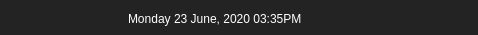
        <widget class="QFrame" name="titleBar">
         <property name="maximumSize">
          <size>
           <width>16777215</width>
           <height>35</height>
          </size>
         </property>
         <property name="styleSheet">
          <string notr="true">background-color: rgb(35, 35, 35);</string>
         </property>
         <property name="frameShape">
          <enum>QFrame::NoFrame</enum>
         </property>
         <property name="frameShadow">
          <enum>QFrame::Plain</enum>
         </property>
         <layout class="QHBoxLayout" name="horizontalLayout_3">
          <property name="spacing">
           <number>80</number>
          </property>
          <property name="leftMargin">
           <number>3</number>
          </property>
          <property name="topMargin">
           <number>3</number>
          </property>
          <property name="rightMargin">
           <number>20</number>
          </property>
          <property name="bottomMargin">
           <number>0</number>
          </property>
          <item>
           <widget class="QFrame" name="toggleMenuBtn">
            <property name="maximumSize">
             <size>
              <width>50</width>
              <height>40</height>
             </size>
            </property>
            <property name="frameShape">
             <enum>QFrame::NoFrame</enum>
            </property>
            <property name="frameShadow">
             <enum>QFrame::Plain</enum>
            </property>
            <layout class="QHBoxLayout" name="horizontalLayout_32">
             <property name="spacing">
              <number>0</number>
             </property>
             <property name="leftMargin">
              <number>0</number>
             </property>
             <property name="topMargin">
              <number>0</number>
             </property>
             <property name="rightMargin">
              <number>0</number>
             </property>
             <property name="bottomMargin">
              <number>0</number>
             </property>
             <item>
              <widget class="QPushButton" name="toggleButton">
               <property name="minimumSize">
                <size>
                 <width>45</width>
                 <height>30</height>
                </size>
               </property>
               <property name="maximumSize">
                <size>
                 <width>37</width>
                 <height>45</height>
                </size>
               </property>
               <property name="styleSheet">
                <string notr="true">QPushButton{
border-radius: 8px;
}
QPushButton:hover{
	border-bottom: 1px solid rgb(35, 35, 35)
}
QPushButton:pressed{
	background-color: qlineargradient(spread:pad, x1:0.392, y1:0.170364, x2:0.51, y2:0.95, stop:0.00627353 rgba(178, 138, 236, 255), stop:0.984012 rgba(98, 114, 164, 255));
}</string>
               </property>
               <property name="text">
                <string/>
               </property>
               <property name="icon">
                <iconset resource="files.qrc">
                 <normaloff>:/20x20/icons/20x20/cil-menu.png</normaloff>:/20x20/icons/20x20/cil-menu.png</iconset>
               </property>
               <property name="iconSize">
                <size>
                 <width>24</width>
                 <height>24</height>
                </size>
               </property>
              </widget>
             </item>
            </layout>
           </widget>
          </item>
          <item alignment="Qt::AlignRight">
           <widget class="QFrame" name="topMenu">
            <property name="minimumSize">
             <size>
              <width>0</width>
              <height>30</height>
             </size>
            </property>
            <property name="maximumSize">
             <size>
              <width>16777215</width>
              <height>60</height>
             </size>
            </property>
            <property name="styleSheet">
             <string notr="true"/>
            </property>
            <property name="frameShape">
             <enum>QFrame::NoFrame</enum>
            </property>
            <property name="frameShadow">
             <enum>QFrame::Plain</enum>
            </property>
            <layout class="QHBoxLayout" name="horizontalLayout_6">
             <property name="spacing">
              <number>0</number>
             </property>
             <property name="leftMargin">
              <number>0</number>
             </property>
             <property name="topMargin">
              <number>0</number>
             </property>
             <property name="rightMargin">
              <number>0</number>
             </property>
             <property name="bottomMargin">
              <number>0</number>
             </property>
             <item>
              <widget class="QFrame" name="frame_2">
               <property name="minimumSize">
                <size>
                 <width>0</width>
                 <height>30</height>
                </size>
               </property>
               <property name="maximumSize">
                <size>
                 <width>300</width>
                 <height>30</height>
                </size>
               </property>
               <property name="styleSheet">
                <string notr="true">QPushButton{
	font: 25 11pt &quot;Montserrat Light&quot;;
	color: rgb(255, 255, 255);
	border: 0px solid;
}
QPushButton:hover{
	border-bottom: 5px solid rgb(35, 35, 35);
	color:rgb(170, 85, 255)
}
QFrame{
background-color:none;
}</string>
               </property>
               <property name="frameShape">
                <enum>QFrame::NoFrame</enum>
               </property>
               <property name="frameShadow">
                <enum>QFrame::Plain</enum>
               </property>
               <layout class="QHBoxLayout" name="horizontalLayout_4">
                <property name="spacing">
                 <number>10</number>
                </property>
                <property name="leftMargin">
                 <number>0</number>
                </property>
                <property name="topMargin">
                 <number>0</number>
                </property>
                <property name="rightMargin">
                 <number>0</number>
                </property>
                <property name="bottomMargin">
                 <number>0</number>
                </property>
                <item>
                 <widget class="QLabel" name="dateTime">
                  <property name="minimumSize">
                   <size>
                    <width>600</width>
                    <height>30</height>
                   </size>
                  </property>
                  <property name="maximumSize">
                   <size>
                    <width>800</width>
                    <height>16777215</height>
                   </size>
                  </property>
                  <property name="styleSheet">
                   <string notr="true">font: 25 11pt &quot;Montserrat Light&quot;;
color:rgb(255, 255, 255);
</string>
                  </property>
                  <property name="text">
                   <string>Monday 23 June, 2020 03:35PM</string>
                  </property>
                 </widget>
                </item>
               </layout>
              </widget>
             </item>
             <item>
              <widget class="QPushButton" name="logOutBtn">
               <property name="minimumSize">
                <size>
                 <width>30</width>
                 <height>30</height>
                </size>
               </property>
               <property name="maximumSize">
                <size>
                 <width>30</width>
                 <height>30</height>
                </size>
               </property>
               <property name="toolTip">
                <string>&lt;html&gt;&lt;head/&gt;&lt;body&gt;&lt;p&gt;Log Out&lt;/p&gt;&lt;/body&gt;&lt;/html&gt;</string>
               </property>
               <property name="styleSheet">
                <string notr="true">QPushButton{
	border-radius: 15px;
}
QPushButton:hover{
	
	background-color: rgb(81, 81, 122);
}
QPushButton:Pressedr{
	background-color: rgba(52, 54, 68, 150);
}</string>
               </property>
               <property name="text">
                <string/>
               </property>
               <property name="icon">
                <iconset resource="files.qrc">
                 <normaloff>:/24x24/icons/24x24/cil-power-standby.png</normaloff>:/24x24/icons/24x24/cil-power-standby.png</iconset>
               </property>
               <property name="iconSize">
                <size>
                 <width>20</width>
                 <height>20</height>
                </size>
               </property>
              </widget>
             </item>
            </layout>
           </widget>
          </item>
         </layout>
        </widget>
